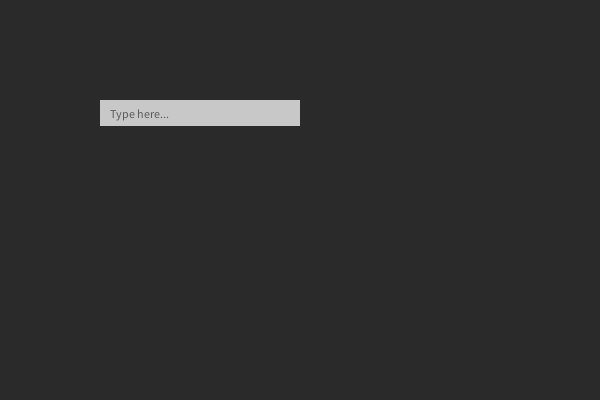
Frame 1 (no input)
Frame 60 (the mouse pressed at the canvas centre just before this capture): identical to frame 1, image omitted
Frame 120 (the mouse held since frame 60 and released just before this capture): identical to frame 1, image omitted

The Processing sketch that drew this single still picture (run headless with seeded random() and noise(); from frame 60 on, the mouse is pressed at the canvas centre):

// Processing sketch: UserInterfaceLibrary
// ── UserInterfaceLibrary.pde
UITextField tf;
void setup() {
  size(600, 400);
  background(42);
  tf = new UITextField(100, 100);
}

void draw(){
  background(42);
  tf.update();
  tf.mouseButtonCheck();
}
// ── UILib.pde
//Generic UIObject that everything else is based upon
abstract class UIObject {
  PVector pos = new PVector(0, 0);
  PVector boundingSize = new PVector(0, 0);

  private boolean lastMouseState = false;
  boolean mouseTapped = false;

  void mouseButtonCheck() {
    if (lastMouseState == false) {
      if (mousePressed && mouseTapped == false) {
        mouseTapped = true;
      } else {
        mouseTapped = false;
      }
    }
    lastMouseState = mouseTapped;
  }

  boolean inBounds() {
    if (mouseY >= pos.y && mouseY <= pos.y + boundingSize.y) {
      if (mouseX >= pos.x && mouseX <= pos.x + boundingSize.x) {
        return true;
      }
    }

    return false;
  }

  abstract void update(); // <-- Method for updating UIObjects
}


//For entering custom text
class UITextField extends UIObject {
  String contents = "";
  String placeHolder = "Type here...";

  boolean hasContents;
  boolean selected = false;

  int fontSize = 20;
  float backgroundWidth = 200;
  float backgroundHeight = 26;

  color fontColor = color(42);
  color backgroundColor = color(200, 200, 200); // <-- Change this to a better color system

  UITextField(float x, float y) {
    pos = new PVector(x, y);
    hasContents = (contents == "" ? false : true);
    textAlign(LEFT, CENTER);
    boundingSize = new PVector(backgroundWidth, backgroundHeight);
  }

  UITextField(float x, float y, int size, float w, float h) { //Specify size
    pos = new PVector(x, y);
    fontSize = size;
    backgroundWidth = w;
    backgroundHeight = h;
    hasContents = (contents == "" ? false : true);
    textAlign(LEFT, CENTER);
    boundingSize = new PVector(backgroundWidth, backgroundHeight);
  }

  UITextField(float x, float y, color text, color back) { //Specify colors
    pos = new PVector(x, y);
    fontColor = text;
    backgroundColor = back;
    hasContents = (contents == "" ? false : true);
    textAlign(LEFT, CENTER);
    boundingSize = new PVector(backgroundWidth, backgroundHeight);
  }

  UITextField(float x, float y, int size, float w, float h, color text, color back) { //Specify colors and size  
    pos = new PVector(x, y);
    fontSize = size;
    fontColor = text;
    backgroundWidth = w;
    backgroundHeight = h;
    backgroundColor = back;
    hasContents = (contents == "" ? false : true);
    textAlign(LEFT, CENTER);
    boundingSize = new PVector(backgroundWidth, backgroundHeight);
  }

  void update() {
    if (inBounds()) {
      if (mouseTapped) {
        selected = !selected;
        println(selected);
      }
    }

    fill(backgroundColor);
    noStroke();
    rect(pos.x, pos.y, boundingSize.x, boundingSize.y);

    fill(fontColor, (hasContents ? 255 : 180));
    text((hasContents || selected ? contents : placeHolder), pos.x + 10, pos.y, boundingSize.x - 10, boundingSize.y);

    if (selected) {
      //do typing stuff
    }
  }
}



class UIButton {
}



class UISlider {
}
